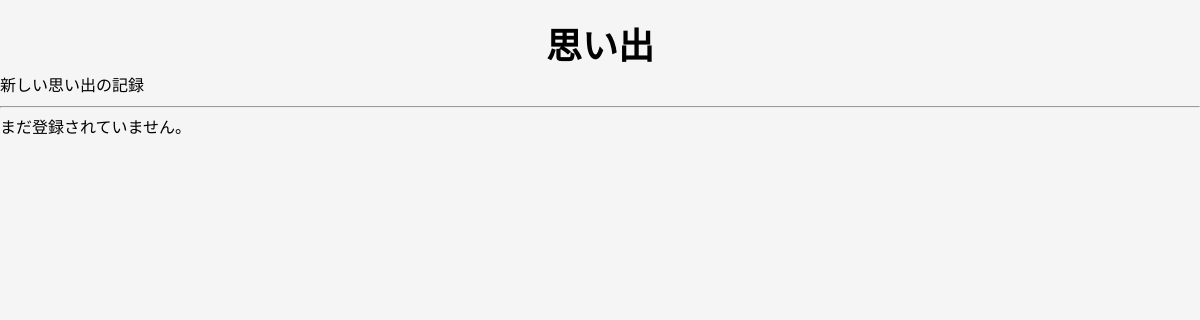
Before: / with the older database file.
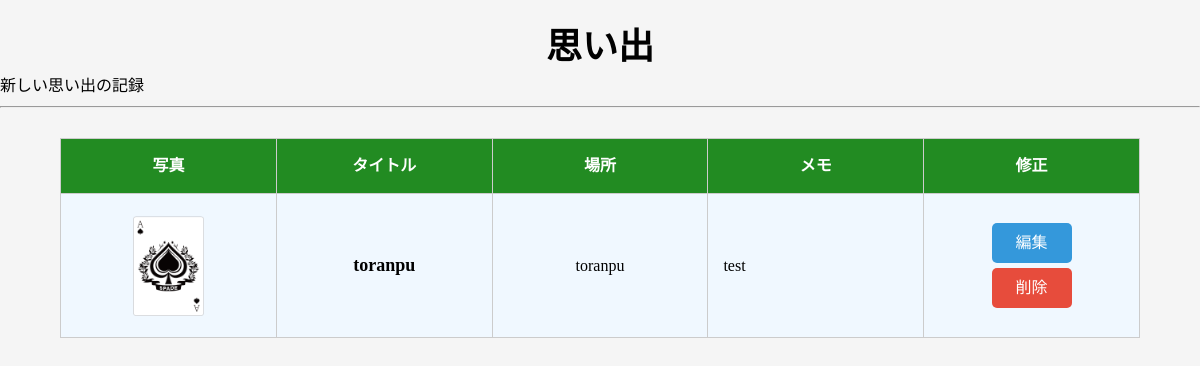
After: the same page with the newer database file.
### tables this page shows
CREATE TABLE posts (
            id INTEGER PRIMARY KEY AUTOINCREMENT,
            title TEXT NOT NULL,
            photo TEXT,
            location TEXT,
            memo TEXT
        );

### main.py (the view)
@app.route("/")
def index():
    con = sqlite3.connect("database.db")
    cur = con.cursor()
    cur.execute("SELECT * FROM posts ORDER BY id DESC")
    posts = cur.fetchall()
    con.close()
    return render_template("index.html", posts=posts)

### templates/index.html (shortened to what this page needs)
<!DOCTYPE html>
<html lang="ja">
    <head>
        <link rel="stylesheet" href="../static/css/reset.css">
        <link rel="stylesheet" href="../static/css/style.css">
    </head>
    <body>
        <div class="title">
            <h1>思い出</h1>
        </div>
        <a href="/add">
            新しい思い出の記録
        </a>
        <hr>
        {% if posts %}
            <table class="memory-table">
                <thead>
                    <tr>
                        <th>写真</th>
                        <th>タイトル</th>
                        <th>場所</th>
                        <th>メモ</th>
                        <th>修正</th>
                    </tr>
                </thead>
                <tbody>
                    {% for post in posts %}
                        <tr>
                            <td class="memory-photo">
                                {% if post[2] %}
                                    <img
                                        src="{{ url_for('static', filename='uploads/' + post[2]) }}"
                                        alt="{{ post[1] }}"
                                    >
                                {% else %}
                                    写真なし
                                {% endif %}
                            </td>
                            <td class="memory-title">
                                {{ post[1] }}
                            </td>
                            <td class="memory-location">
                                {{ post[3] }}
                            </td>
                            <td class="memory-memo">
                                {{ post[4] }}
                            </td>
                            <td class="memory-action">
                                <a
                                    href="/edit/{{ post[0] }}"
                                    class="edit-button"
                                >
                                    編集
                                </a>
                                <a
                                    href="/delete/{{ post[0] }}"
                                    class="delete-button"
                                    onclick="return confirm('この思い出を削除しますか？');"
                                >
                                    削除
                                </a>
                            </td>
                        </tr>
                    {% endfor %}
                </tbody>
            </table>
        {% else %}
            <p>
                まだ登録されていません。
            </p>
        {% endif %}
    </body>
</html>

### static/css/style.css (style rules this page uses)
body { margin: 0 auto; background-color: #f5f5f5; }
.title h1 { text-align: center; margin: 0; font-size: 36px; padding-top: 20px; }
.memory-table { width: 90%; height: 200px; margin: 30px auto; border-collapse: collapse; table-layout: fixed; background-color: #f0f8ff; }
.memory-table th { padding: 15px; background-color: #228b22; color: white; border: 1px solid #ccc; }
.memory-table td { padding: 15px; border: 1px solid #ccc; text-align: center; vertical-align: middle; }
.memory-photo { width: 20%; }
.memory-photo img { width: 100px; height: 100px; margin: 0 auto; object-fit: contain; text-align: center; }
.memory-title { width: 18%; font-size: 18px; font-weight: bold; }
.memory-location { width: 15%; }
.memory-memo { width: 32%; text-align: left !important; }
.memory-action { width: 15%; text-align: center; }
.edit-button, .delete-button { display: block; width: 80px; padding: 8px 12px; margin: 5px auto; color: white; text-decoration: none; border-radius: 5px; text-align: center; }
.edit-button { background-color: #3498db; }
.delete-button { background-color: #e74c3c; }

Changed rows visible on the page:
added posts: photo (picture), title "toranpu", location "toranpu", memo "test"
Other visible differences:
text no longer shown: "まだ登録されていません。"
text now shown: "写真 タイトル 場所 メモ 修正"
